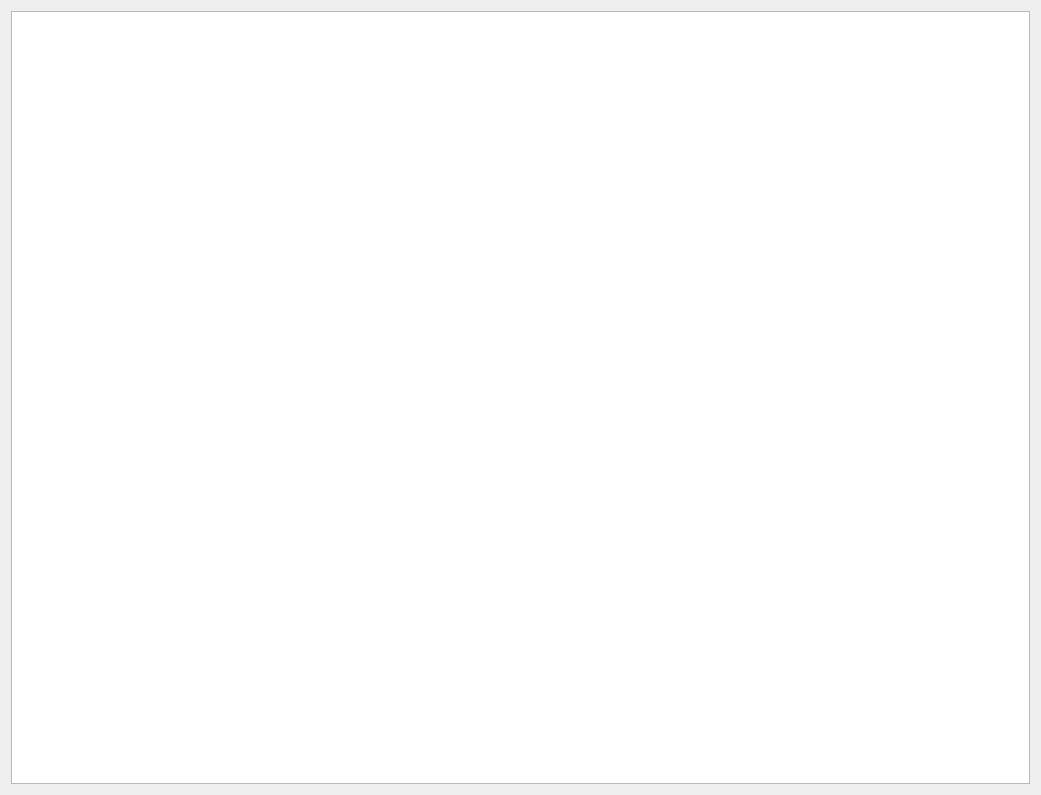
<?xml version="1.0" encoding="UTF-8"?>
<ui version="4.0">
 <class>ChatListViewScreen</class>
 <widget class="QWidget" name="ChatListViewScreen">
  <property name="geometry">
   <rect>
    <x>0</x>
    <y>0</y>
    <width>1041</width>
    <height>795</height>
   </rect>
  </property>
  <property name="windowTitle">
   <string>Form</string>
  </property>
  <layout class="QVBoxLayout" name="verticalLayout">
   <item>
    <widget class="QListView" name="chatListView">
     <property name="mouseTracking">
      <bool>true</bool>
     </property>
    </widget>
   </item>
  </layout>
 </widget>
 <resources/>
 <connections/>
</ui>
